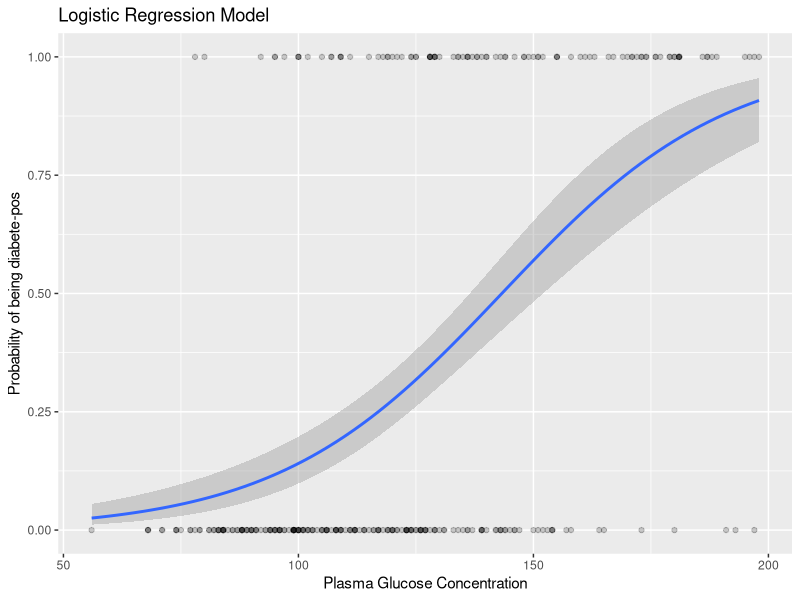

Here is the R script that generated this plot:
# LOGISTIC REGRESSION ==================================================================================================
# In statistics, the logistic model (or logit model) is a statistical model that models the probability of an event
# taking place by having the log-odds for the event be a linear combination of one or more independent variables.
# In regression analysis, logistic regression (or logit regression) is estimating the parameters of a logistic model
# (the coefficients in the linear combination).

# Libraries ============================================================================================================
library(dplyr)
library(tidyr)
library(ggplot2)
library(caret)

# Data =================================================================================================================
data("PimaIndiansDiabetes2", package = "mlbench")

PimaIndiansDiabetes2 %>% str()
# 'data.frame':	768 obs. of  9 variables:
# $ pregnant: num  6 1 8 1 0 5 3 10 2 8 ...
# $ glucose : num  148 85 183 89 137 116 78 115 197 125 ...
# $ pressure: num  72 66 64 66 40 74 50 NA 70 96 ...
# $ triceps : num  35 29 NA 23 35 NA 32 NA 45 NA ...
# $ insulin : num  NA NA NA 94 168 NA 88 NA 543 NA ...
# $ mass    : num  33.6 26.6 23.3 28.1 43.1 25.6 31 35.3 30.5 NA ...
# $ pedigree: num  0.627 0.351 0.672 0.167 2.288 ...
# $ age     : num  50 31 32 21 33 30 26 29 53 54 ...
# $ diabetes: Factor w/ 2 levels "neg","pos": 2 1 2 1 2 1 2 1 2 2 ...

PimaIndiansDiabetes2 %>% is.na() %>% colSums()
# pregnant  glucose pressure  triceps  insulin     mass pedigree      age diabetes
#       0        5       35      227      374       11        0        0        0

df <- PimaIndiansDiabetes2 %>% drop_na()

traning_samples <-
  df$diabetes %>%
  createDataPartition(p = 0.8, list = FALSE)

df_train <- df[traning_samples,]
df_test <- df[-traning_samples,]

# Simple logistic regression ===========================================================================================
# Fit the model
model <- glm(diabetes ~ glucose, data = df_train, family = binomial)
summary(model)
# Call:
#   glm(formula = diabetes ~ glucose, family = binomial, data = df_train)
#
# Coefficients:
#   Estimate Std. Error z value Pr(>|z|)
# (Intercept) -6.500356   0.732845  -8.870   <2e-16 ***
#   glucose      0.045477   0.005536   8.214   <2e-16 ***
#   ---
#   Signif. codes:  0 ‘***’ 0.001 ‘**’ 0.01 ‘*’ 0.05 ‘.’ 0.1 ‘ ’ 1
#
# (Dispersion parameter for binomial family taken to be 1)
#
# Null deviance: 398.80  on 313  degrees of freedom
# Residual deviance: 300.27  on 312  degrees of freedom
# AIC: 304.27
#
# Number of Fisher Scoring iterations: 4

# Prediction and testing - use the option type = “response” to directly obtain the probabilities
probabilities <-
  model %>% predict(df_test %>% select(glucose), type = "response")
predicted.classes <- ifelse(probabilities > 0.5, "pos", "neg")
(df_test$diabetes == predicted.classes) %>% table()
# .
# FALSE  TRUE
# 21    57

# visualization
df_train %>%
  mutate(prob = ifelse(diabetes == "pos", 1, 0)) %>%
  ggplot(aes(glucose, prob)) +
  geom_point(alpha = 0.2) +
  geom_smooth(method = "glm",
              method.args = list(family = "binomial")) +
  labs(title = "Logistic Regression Model",
       x = "Plasma Glucose Concentration",
       y = "Probability of being diabete-pos")
# The curve shows the probability of being diabetic versus glucose level.







